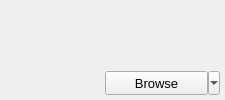
<?xml version="1.0" encoding="UTF-8"?>
<ui version="4.0">
 <class>EngineItemWidget</class>
 <widget class="QWidget" name="EngineItemWidget">
  <property name="geometry">
   <rect>
    <x>0</x>
    <y>0</y>
    <width>225</width>
    <height>100</height>
   </rect>
  </property>
  <property name="minimumSize">
   <size>
    <width>225</width>
    <height>100</height>
   </size>
  </property>
  <property name="maximumSize">
   <size>
    <width>225</width>
    <height>100</height>
   </size>
  </property>
  <layout class="QVBoxLayout" name="verticalLayout">
   <property name="spacing">
    <number>0</number>
   </property>
   <property name="leftMargin">
    <number>5</number>
   </property>
   <property name="topMargin">
    <number>5</number>
   </property>
   <property name="rightMargin">
    <number>5</number>
   </property>
   <property name="bottomMargin">
    <number>5</number>
   </property>
   <item>
    <widget class="QLabel" name="nameLabel">
     <property name="font">
      <font>
       <pointsize>12</pointsize>
      </font>
     </property>
     <property name="text">
      <string/>
     </property>
     <property name="wordWrap">
      <bool>true</bool>
     </property>
    </widget>
   </item>
   <item>
    <spacer name="verticalSpacer">
     <property name="orientation">
      <enum>Qt::Vertical</enum>
     </property>
     <property name="sizeHint" stdset="0">
      <size>
       <width>20</width>
       <height>45</height>
      </size>
     </property>
    </spacer>
   </item>
   <item>
    <layout class="QHBoxLayout" name="horizontalLayout">
     <item>
      <spacer name="horizontalSpacer">
       <property name="orientation">
        <enum>Qt::Horizontal</enum>
       </property>
       <property name="sizeHint" stdset="0">
        <size>
         <width>40</width>
         <height>20</height>
        </size>
       </property>
      </spacer>
     </item>
     <item>
      <widget class="QToolButton" name="browseButton">
       <property name="sizePolicy">
        <sizepolicy hsizetype="Preferred" vsizetype="Preferred">
         <horstretch>0</horstretch>
         <verstretch>0</verstretch>
        </sizepolicy>
       </property>
       <property name="minimumSize">
        <size>
         <width>115</width>
         <height>24</height>
        </size>
       </property>
       <property name="font">
        <font>
         <pointsize>10</pointsize>
        </font>
       </property>
       <property name="text">
        <string>Browse</string>
       </property>
       <property name="popupMode">
        <enum>QToolButton::MenuButtonPopup</enum>
       </property>
       <property name="toolButtonStyle">
        <enum>Qt::ToolButtonTextOnly</enum>
       </property>
      </widget>
     </item>
    </layout>
   </item>
  </layout>
 </widget>
 <resources/>
 <connections/>
</ui>
